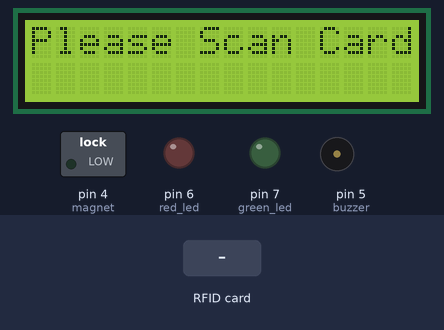
Recording of a sketch running on a simulated Arduino Uno, built with avr-gcc and run on an emulated ATmega328P. On the bench: 16×2 character LCD, switched loads named in the sketch (green lamp = pin HIGH), output pins drawn as LEDs (lit = HIGH), buzzer (waves = sounding, pin HIGH). The test bench sets the inputs (shaded band). Pins used as bus, display or sensor lines are not drawn; what the sketch prints to the serial monitor is not drawn.

Above: at 1.3 s.
1.4 s: RFID card 39 67 39 21 held to the reader
At 1.55 s:
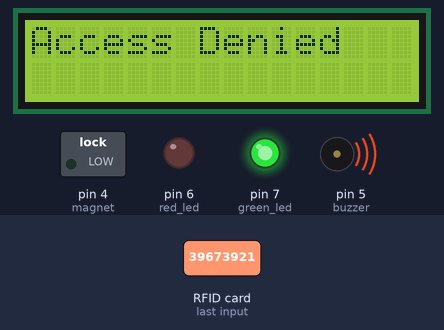
3.5 s: RFID card 85 32 13 82 held to the reader
Timing chart, 0 to 11.0 s (numbered marks = the images above; inputs shaded):
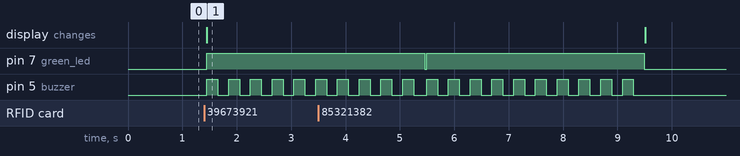

Measured:
- after the input at 1.4 s, pin 7 (green_led): LOW → HIGH after 0.05 s; pin 5 (buzzer): alternates HIGH for 0.20 s and LOW for 0.20 s, starting after 0.05 s; the display: changes after 0.05 s (image 1)

The sketch:

RFID-DOOR-LOCK.ino
```cpp
#include <SPI.h>
#include <RFID.h>
#include <Wire.h>
#include <LiquidCrystal_I2C.h>
#define SS_PIN 10
#define RST_PIN 9


RFID rfid(SS_PIN, RST_PIN);
LiquidCrystal_I2C lcd(0x27, 2, 1, 0, 4, 5, 6, 7, 3, POSITIVE);

String rfidCard;

const int magnet = 4;
const int buzzer = 5;
const int red_led = 6;
const int green_led = 7;

bool found = false;

const int len = 8;
const String ark_members[len] = {"    Armaghan    ", "      SAAD      ", "      MAAZ      ", "     Askari     ", "     Adeem      ", "    Abdullah    ", "  Abdullah Asif "};
const String ark_members_id[len] = {"12571133117", "39673921", "85321382", "1701218626", "23814717520", "18519710964", "136487149"};

void setup() {
  Serial.begin(9600);
  Serial.println("Starting the RFID Reader...");
  SPI.begin();
  rfid.init();

  pinMode(red_led, OUTPUT);
  pinMode(green_led, OUTPUT);
  pinMode(buzzer, OUTPUT);
  pinMode(magnet, OUTPUT);

  digitalWrite(red_led, LOW);
  digitalWrite(green_led, LOW);
  digitalWrite(buzzer, LOW);
  digitalWrite(magnet, LOW);
  lcd.begin(16, 2);
  lcd.backlight();

}

void loop() {
  lcd.setCursor(0,0);
  lcd.print("Please Scan Card");

  if (rfid.isCard()) {
    if (rfid.readCardSerial()) {
      rfidCard = String(rfid.serNum[0]) + String(rfid.serNum[1]) + String(rfid.serNum[2]) + String(rfid.serNum[3]);
      Serial.println(rfidCard);
      for (int n = 0; n < len; n++) {
        if (rfidCard == ark_members_id[n]) {
          lcd.clear();
          Serial.println("Welcome" + ark_members[n]);
          lcd.clear();
          lcd.setCursor(0, 0);
          lcd.print("Welcome To ARK  ");
          lcd.setCursor(0, 1);
          lcd.print(ark_members[n]);

          digitalWrite(magnet, HIGH);
          digitalWrite(red_led, HIGH);
          digitalWrite(green_led, LOW);
          digitalWrite(buzzer, HIGH);
          delay(2000);

          found = true;
          lcd.clear();
        }
      }

      if (found == false) {
        lcd.clear();
        Serial.println("Card not found");
        lcd.clear();
        lcd.setCursor(0, 0);
        lcd.print("Access Denied");

        digitalWrite(red_led, LOW);
        digitalWrite(green_led, HIGH);

        for (int i = 0; i < 10; i++) {
          digitalWrite(buzzer, HIGH);
          delay(200);
          digitalWrite(buzzer, LOW);
          delay(200);
        }
        lcd.clear();
      }
    }
    rfid.halt();
  }

  digitalWrite(red_led, LOW);
  digitalWrite(green_led, LOW);
  digitalWrite(buzzer, LOW);
  digitalWrite(magnet, LOW);
  found = false;
}
```
